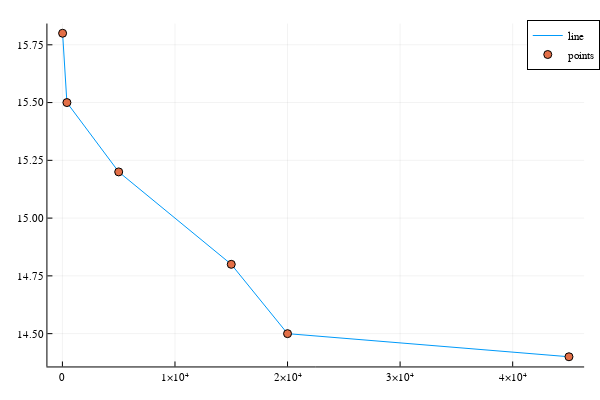

Notebook source saved alongside this figure:
### Markdown cell above
and now we can use commands like `plot` and `scatter` to generate plots.

Following is the guide for which backend to use (you might need to Pkg.add some of them),

|If you require... |	... then use...|
|------------------|:---------------:|
|features |	PyPlot, Plotly(JS), GR|
|speed |	GR, InspectDR|
|interactivity |	Plotly(JS), PyPlot, InspectDR|
|beauty |	Plotly(JS), PGFPlots|
|REPL Plotting |	UnicodePlots|
|3D plots |	PyPlot, GR, Plotly(JS)|
|a GUI Window |	GR, PyPlot, PlotlyJS, InspectDR|
|a small footprint |	UnicodePlots, Plotly|
|plot+data -> .hdf5 file |	HDF5|

### Code cell
plot(numpirates, globaltemperatures, label="line")  
scatter!(numpirates, globaltemperatures, label="points")

### Figure 1 — Plotly figure (JSON) as saved in the notebook; plotly's stock layout.template omitted (floating-point values rounded to 4 significant figures)
{"data": [{"colorbar": {"title": ""}, "legendgroup": "line", "line": {"color": "rgba(0, 154, 250, 1.000)", "dash": "solid", "shape": "linear", "width": 1}, "mode": "lines", "name": "line", "showlegend": true, "type": "scatter", "x": [45000, 20000, 15000, 5000, 400, 17], "xaxis": "x1", "y": [14.4, 14.5, 14.8, 15.2, 15.5, 15.8], "yaxis": "y1", "zmax": null, "zmin": null}, {"colorbar": {"title": ""}, "legendgroup": "points", "marker": {"color": "rgba(227, 111, 71, 1.000)", "line": {"color": "rgba(0, 0, 0, 1.000)", "width": 1}, "size": 8, "symbol": "circle"}, "mode": "markers", "name": "points", "showlegend": true, "type": "scatter", "x": [45000, 20000, 15000, 5000, 400, 17], "xaxis": "x1", "y": [14.4, 14.5, 14.8, 15.2, 15.5, 15.8], "yaxis": "y1", "zmax": null, "zmin": null}], "layout": {"annotations": [], "height": 400, "legend": {"bgcolor": "rgba(255, 255, 255, 1.000)", "bordercolor": "rgba(0, 0, 0, 1.000)", "borderwidth": 1, "font": {"color": "rgba(0, 0, 0, 1.000)", "family": "sans-serif", "size": 11}, "tracegroupgap": 0, "traceorder": "normal", "x": 1.02, "xanchor": "auto", "y": 1, "yanchor": "auto"}, "margin": {"b": 20, "l": 0, "r": 0, "t": 20}, "paper_bgcolor": "rgba(255, 255, 255, 1.000)", "plot_bgcolor": "rgba(255, 255, 255, 1.000)", "showlegend": true, "width": 600, "xaxis": {"anchor": "y1", "domain": [0.08064, 0.9934], "gridcolor": "rgba(0, 0, 0, 0.100)", "gridwidth": 0.5, "linecolor": "rgba(0, 0, 0, 1.000)", "mirror": false, "range": [-1332.0, 46350.0], "showgrid": true, "showline": true, "showticklabels": true, "tickangle": 0, "tickcolor": "rgb(0, 0, 0)", "tickfont": {"color": "rgba(0, 0, 0, 1.000)", "family": "sans-serif", "size": 11}, "tickmode": "array", "ticks": "inside", "ticktext": ["0", "1×10⁴", "2×10⁴", "3×10⁴", "4×10⁴"], "tickvals": [0, 10000, 20000, 30000, 40000], "title": "", "titlefont": {"color": "rgba(0, 0, 0, 1.000)", "family": "sans-serif", "size": 15}, "type": "-", "visible": true, "zeroline": false, "zerolinecolor": "rgba(0, 0, 0, 1.000)"}, "yaxis": {"anchor": "x1", "domain": [0.03762, 0.9902], "gridcolor": "rgba(0, 0, 0, 0.100)", "gridwidth": 0.5, "linecolor": "rgba(0, 0, 0, 1.000)", "mirror": false, "range": [14.36, 15.84], "showgrid": true, "showline": true, "showticklabels": true, "tickangle": 0, "tickcolor": "rgb(0, 0, 0)", "tickfont": {"color": "rgba(0, 0, 0, 1.000)", "family": "sans-serif", "size": 11}, "tickmode": "array", "ticks": "inside", "ticktext": ["14.50", "14.75", "15.00", "15.25", "15.50", "15.75"], "tickvals": [14.5, 14.75, 15, 15.25, 15.5, 15.75], "title": "", "titlefont": {"color": "rgba(0, 0, 0, 1.000)", "family": "sans-serif", "size": 15}, "type": "-", "visible": true, "zeroline": false, "zerolinecolor": "rgba(0, 0, 0, 1.000)"}}}
